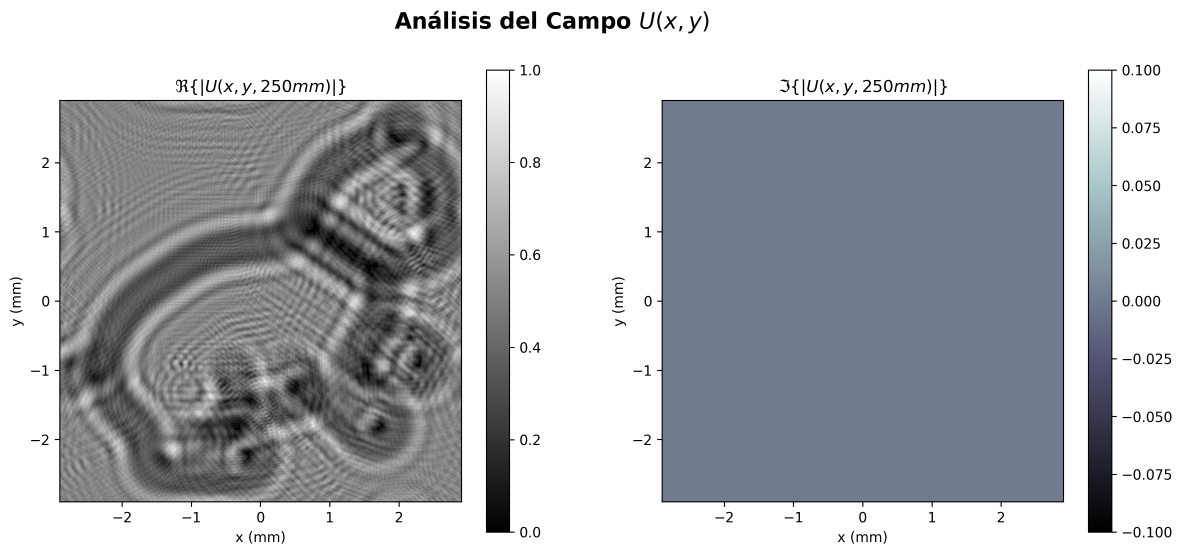
#> input picture Practicas/Practica_01/Punto 4/Resultados/Ejemplo campo conocido/Analisis U0.png, 3547 x 1665 px, given in place of 26.png, which was not available (shown at 1/3 size)
$ python 'Espectro Angular.py'
#> lines starting #> are read from the running program, lines starting #| are printed output that depends on the picture; pictures that were not available may be replaced by others from this repository, and a replacement may not be noted
import numpy as np
from PIL import Image
import matplotlib.pyplot as plt

# ===================================================================
#      Simulación Espectro Angular para un campo U de una imagen
# ===================================================================


# ===================================================================
#                       Cargar la imagen
# ===================================================================

imagen=Image.open(r"/home/laura/Documentos/GitHub/Instrumentos_Opticos/Practicas/Practica_01/Punto 04/Mediciones Laboratorio/26.png").convert('L')         # Se carga en escala de grises
data=(np.flipud(np.array(imagen)))                     # Se convierte en un numpy array y se voltea para que los ejes de pixel del método imshow y espaciales coincidan                                                                                                  # Se calcula o se define el umbral para la binarización
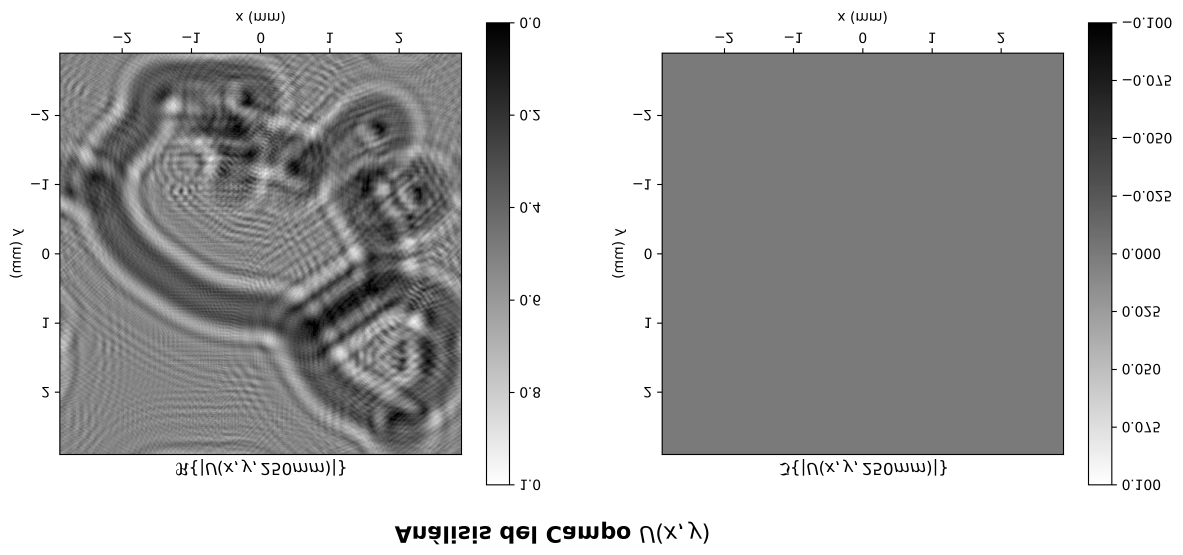
#> data: shape (1665, 3547) (shown at 1/3 size); min 0, max 255, mean 180.7
data_bin=data/np.max(data)                             # Se aplica el umbral de binarización

# ===================================================================
#                       Metodo Espectro Angular
# ===================================================================

z = -66                              # Distancia de propagación en mm
lam_nm = 633                         # Longitud de onda en nanómetros
lam_mm = lam_nm * 1e-6               # Conversión a milímetros
k = 2 * np.pi / lam_mm               # Número de onda en mm^-1


#-----Muestreo Horizontal-------

Nx = np.shape(data)[1]               # número de muestras por eje (es mejor utilizar un numero mayor de muestras para mejorar el muestreo)
#> Nx = 3547
Lx= 6.6                            # tamaño físico de la ventana (mm) restringido por la camara 6.66
dx = Lx / Nx                         # paso espacial Δ
#> dx = 0.00186
dfx = 1 / Lx                         # paso en frecuencia Δf

#-----Muestreo Vertical-------

Ny = np.shape(data)[0]               # número de muestras por eje (es mejor utilizar un numero mayor de muestras para mejorar el muestreo)
#> Ny = 1665
Ly = 5.32                           # tamaño físico de la ventana (mm) restringido por la camara 5.32
dy = Ly / Ny                         # paso espacial Δ
#> dy = 0.0032
dfy = 1 / Ly                         # paso en frecuencia Δf

# ---------- Coordenadas espaciales ----------

n = np.arange(Nx) - Nx//2            # Contadores
#> n = 3547 values from -1773 to 1773
m = np.arange(Ny) - Ny//2
#> m = 1665 values from -832 to 832
x = n * dx                           # x = Δx * n
#> x = 3547 values from -3.3 to 3.3
y = m * dx                           # y = Δy * m
#> y = 1665 values from -1.55 to 1.55
X, Y = np.meshgrid(x, y)

# ---------- Coordenadas de frecuencia ----------

p = np.arange(Nx) - Nx//2            #Contadores
q = np.arange(Ny) - Ny//2
P,Q=np.meshgrid(p,q)
fx = p * dfx                         # fx = Δfx * p
fy = q * dfy                         # fy = Δfy * q
FX, FY = np.meshgrid(fx, fy)

# ===================================================================
#              Definimos el metodo como una funcion
# ===================================================================

def Funcion_de_transferencia(A, d, lam_mm): #Definimos la función de transferencia
    k = (2*np.pi) / lam_mm
    w= 1 - ((lam_mm)**2) * ((P*dfx)**2 + (Q*dfy)**2)
    m=1j*d*k*np.sqrt(w.astype(np.complex128))  # Permitimos resultados complejos en la raíz
    return A * np.exp(m)

def Espectro_Angular(U0,z,lam_mm):

    # ===================================================================
    #                           A[p,q,0] por FFT
    # ===================================================================

    # Acá solo debemos aplicar la transformada de fourier a la funció U[n,m,0]
    # y multiplicarla por Δx*Δy, ya que segun la simplificacion y el analisis
    # matematicos y fisico llegamos a esa relacion de aplicar FFT, computacionalmente
    # usamos fft2 debido a que estamos trabajando en dos dimensiones
    A0 = np.fft.fft2(U0) * ((dx*dy)) #Cálculo del espectro de entrada
    A0_ = np.fft.fftshift(A0)  # Organizamos el espectro de frecuencias para
                                # que la multiplicación por la función de transferencia
                                # se haga de manera organizada

    # ===================================================================
    #           A[p,q,z] por Función de Transferencia
    # ===================================================================
    Az = Funcion_de_transferencia(A0_,z,lam_mm)  # Propagamos el espectro de entrada y
                                                 # Propagamos el espectro de entrada y
    Az_ = np.fft.fftshift(Az)                      # De-centramos el espectro de frecuencias
                                               # por que la IFFT recibe el espectro "desorganizado"
    # ===================================================================
    #                      U[n,m,z] por IFFT
    # ===================================================================
    # Aca para obtener la funcion del campo a la salida U[n,m,z] debemos pasar
    # del espacio de frecuencias al espacio dimensional por eso utilizamos
    # la transformada inversa de fourier de la funcion del espectro angular
    Uz = (np.fft.ifft2(Az_)) * ((dfx*dfy))

    # ===================================================================
    #                   Re-ordenar el campo U[n,m,z]
    # ===================================================================

    # Por la teoria vista de analisis de muestreo vimos que realmente no estamos calculando
    # el orden correcto de nuestro campo a la salida es decir que este, está en posiciones incorrectas
    # por ende debemos hacer algo para organizarlo, debemos shiftearlo para que ahora sí esté centrado.

    # Usamos fftshift para centrar el campo en el dominio espacial
    #Uz_shifted = np.fft.fftshift(Uz)

    return Uz


# ===================================================================
#                        Campo inicial U(x,y,0)
# ===================================================================

aperture = np.sqrt(data_bin)    #Le sacamos la raiz cuadrada a la imagen para obtener el campo
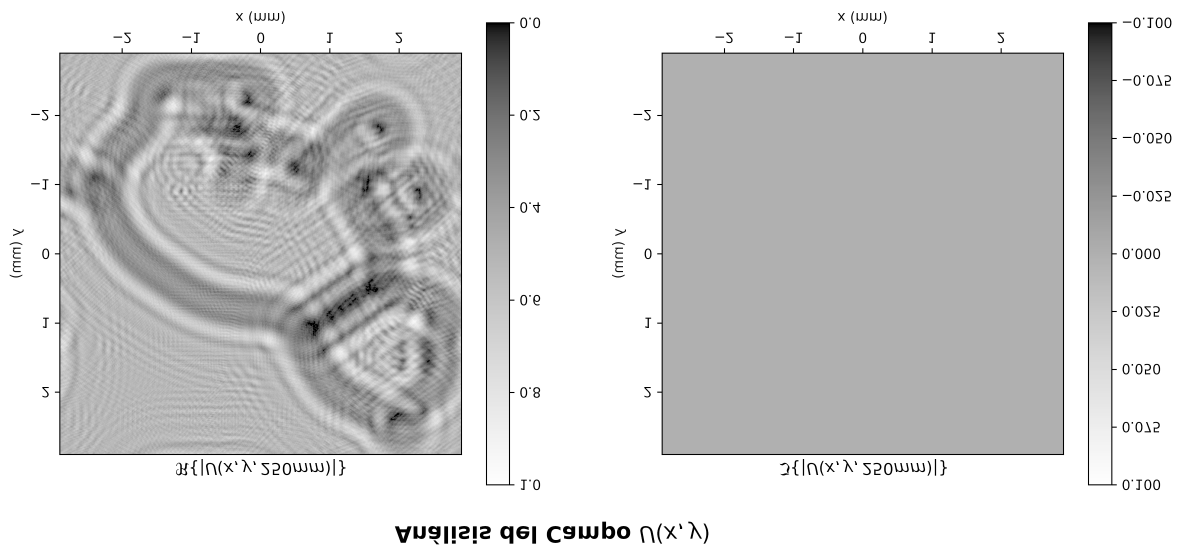
#> aperture: shape (1665, 3547) float64 (shown at 1/3 size); min 0, max 1, mean 0.818
                                # ya que lo que tenia inicialmente era la intensidad

U0 = aperture.astype(np.complex128)

# ===================================================================
#                        Analisis del Campo U0
# ===================================================================
"""
extent = [-Lx/2, Lx/2, -Ly/2, Ly/2] #Dominio espacial
fig, (ax1, ax2) = plt.subplots(1, 2, figsize=(12,6))

fig.suptitle("Análisis del Campo $U(x,y)$", fontsize=16, fontweight='bold')

# Campo de salida parte real (ax1)
ax1.set_title(r"$\Re\{|U(x,y,250mm)|\}$")
ax1.set_xlabel("x (mm)")
ax1.set_ylabel("y (mm)")
im1 = ax1.imshow(U0.real, cmap="grey", extent=extent, origin='lower')

# Campo de salida parte imaginaria (ax2)
im2 = ax2.imshow(U0.imag, cmap="bone", extent=extent, origin='lower')
ax2.set_title(r"$\Im\{|U(x,y,250mm)|\}$")
ax2.set_xlabel("x (mm)")
ax2.set_ylabel("y (mm)")
fig.subplots_adjust(left=0.09, right=1.01)
fig.colorbar(im1, ax=ax1) # Es buena práctica asociar el colorbar al eje
fig.colorbar(im2, ax=ax2)


# Asegúrate de que la ruta exista. Usa el objeto 'fig' que contiene ambos plots.
fig.savefig(r"/home/laura/Documentos/GitHub/Instrumentos_Opticos/Practicas/Practica_01/Punto 04/Resultados/Resultados/Analisis U0.png", dpi=300, bbox_inches='tight')

# Finalmente, muestra el gráfico en pantalla
plt.show()
"""
#Aqui es donde notamos que el campo no tiene parte imaginaria debido a que partimos de la intensidad entonces el proceso para
#obtener el campo a partir de la intensidad nos indica que hay una perdida de informacion en este caso de fase por ende
# intentamos agregarle una fase esferica para ver si obtenemos un campo con parte imaginaria y parte real

# ===================================================================
#                      Recuperar fase perdida
# ===================================================================

# Fase esférica
R = 1000  # Radio de curvatura de la onda esférica en mm.
         # R > 0 para onda divergente, R < 0 para onda convergente.

# Creación del término de fase esférica
fase_esferica = np.exp(1j * k / (2 * R) * (X**2 + Y**2))

# El campo inicial ahora es la apertura multiplicada por la fase esférica
U0_sphere = aperture.astype(np.complex128) * fase_esferica

Uz = Espectro_Angular(U0_sphere,z,lam_mm)  # Campo a la salida
Uz_no_sphere = Espectro_Angular(U0,z,lam_mm)    # Campo a la salida sin fase esférica


# ===================================================================
#                Graficas del campo con fase esférica
# ===================================================================

extent = [-Lx/2, Lx/2, -Ly/2, Ly/2] #Dominio espacial
fig1, axs1 = plt.subplots(1, 3, figsize=(18, 10))

fig1.suptitle("Análisis del Campo $Plane$ $Sphere$ $U_0(x,y)$", fontsize=16, fontweight='bold', y = 0.82)

# Campo de salida parte real (Posición: Fila 0, Columna 0)
axs1[0].set_title(r"$\Re\{U'(x,y,250mm)\}$")
axs1[0].set_xlabel("x (mm)")
axs1[0].set_ylabel("y (mm)")
im1 = axs1[0].imshow(Uz.real, cmap="grey", extent=extent, origin='lower')
fig1.colorbar(im1, ax=axs1[0], fraction=0.046, pad=0.04)

# Campo de salida parte imaginaria (Posición: Fila 0, Columna 1)
axs1[1].set_title(r"$\Im\{U'(x,y,250mm)\}$")
axs1[1].set_xlabel("x (mm)")
axs1[1].set_ylabel("y (mm)")
im2 = axs1[1].imshow(Uz.imag, cmap="bone", extent=extent, origin='lower')
fig1.colorbar(im2, ax=axs1[1], fraction=0.046, pad=0.04)

# Modulo cuadrado (Intensidad) (Posición: Fila 0, Columna 2)
intensidad = np.abs(Uz)**2
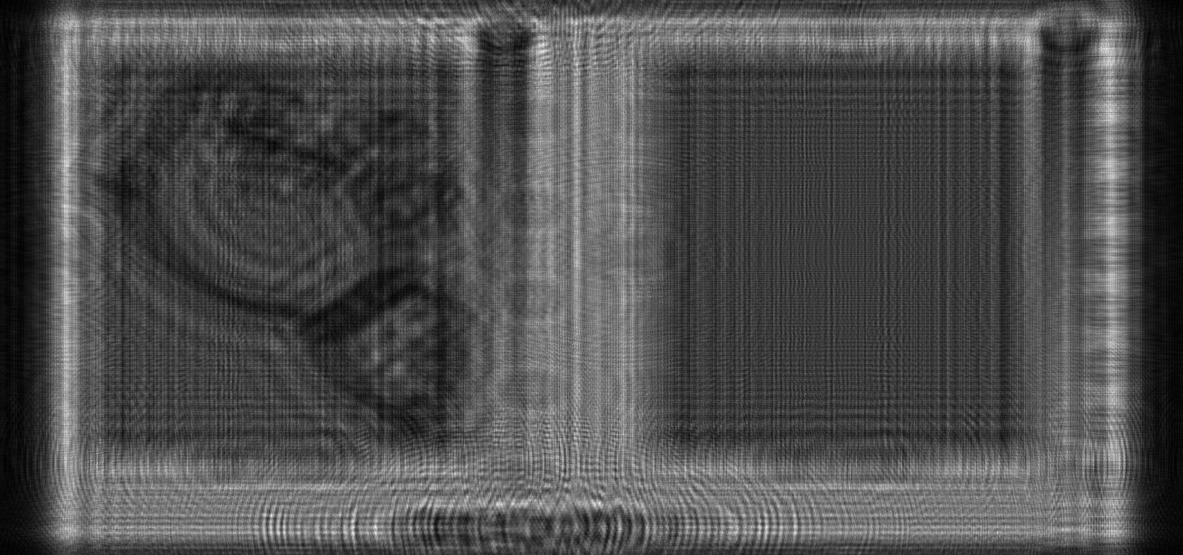
#> intensidad: shape (1665, 3547) float64 (shown at 1/3 size); min 5.28e-17, max 6.61e-14, mean 2.03e-14; drawn with min black and max white
axs1[2].set_title(r"$|U'(x,y,250mm)|^2$")
axs1[2].set_xlabel("x (mm)")
axs1[2].set_ylabel("y (mm)")
im3 = axs1[2].imshow(intensidad, cmap="hot", extent=extent, origin='lower')
fig1.colorbar(im3, ax=axs1[2], fraction=0.046, pad=0.04)

# ===================================================================
#               Graficas del campo sin fase esférica
# ===================================================================

extent = [-Lx/2, Lx/2, -Ly/2, Ly/2] #Dominio espacial
fig2, axs2 = plt.subplots(1, 3, figsize=(18, 10))

fig2.suptitle("Análisis del Campo $Plane$ $Wave$ $U_0(x,y)$", fontsize=16, fontweight='bold', y = 0.82)

# Campo de salida parte real (Posición: Fila 1, Columna 0)
fase = np.angle(Uz)
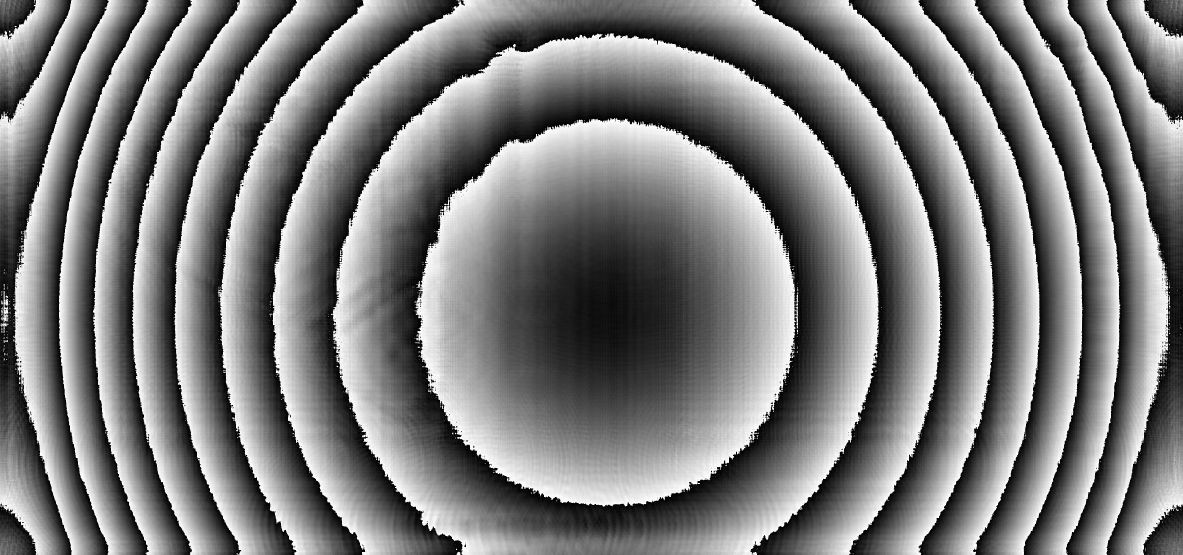
#> fase: shape (1665, 3547) float64 (shown at 1/3 size); min -3.14, max 3.14, mean -0.083; drawn with min black and max white
axs2[0].set_title(r"$\Re\{U'(x,y,250mm)\}$")
axs2[0].set_xlabel("x (mm)")
axs2[0].set_ylabel("y (mm)")
im4 = axs2[0].imshow(Uz_no_sphere.real, cmap="grey", extent=extent, origin='lower')
fig2.colorbar(im4, ax=axs2[0], fraction=0.046, pad=0.04)

# Campo de salida parte imaginaria (Posición: Fila 1, Columna 1)
axs2[1].set_title(r"$\Im\{U'(x,y,250mm)\}$")
axs2[1].set_xlabel("x (mm)")
im5 = axs2[1].imshow(Uz_no_sphere.imag, cmap="bone", extent=extent, origin='lower')
fig2.colorbar(im5, ax=axs2[1], fraction=0.046, pad=0.04)

# Modulo cuadrado (Intensidad) (Posición: Fila 1, Columna 2)
intensidad_ = np.abs(Uz_no_sphere)**2
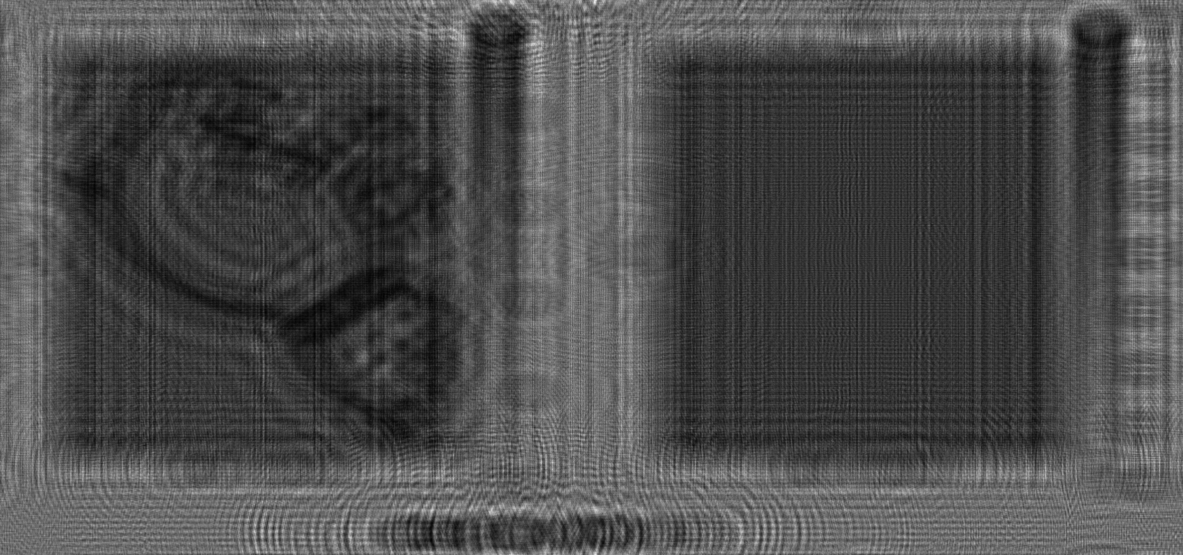
#> intensidad_: shape (1665, 3547) float64 (shown at 1/3 size); min 4.27e-16, max 6.63e-14, mean 2.03e-14; drawn with min black and max white
axs2[2].set_title(r"$|U'(x,y,250mm)|^2$")
axs2[2].set_xlabel("x (mm)")
im6 = axs2[2].imshow(intensidad_, cmap="hot", extent=extent, origin='lower')
fig2.colorbar(im6, ax=axs2[2], fraction=0.046, pad=0.04)

# Ajusta el espaciado para que no se solapen
fig1.tight_layout(rect=[0, 0, 1, 0.96]) # Ajustar rect para el suptitle
fig2.tight_layout(rect=[0, 0, 1, 0.96]) # Ajustar rect para el suptitle

# Guardar la figura completa en un archivo
fig1.savefig("/home/laura/Documentos/GitHub/Instrumentos_Opticos/Practicas/Practica_01/Punto 04/Resultados/Resultados/Campo PW.png", dpi=300, bbox_inches='tight')
fig2.savefig("/home/laura/Documentos/GitHub/Instrumentos_Opticos/Practicas/Practica_01/Punto 04/Resultados/Resultados/Campo SW.png", dpi=300, bbox_inches='tight')
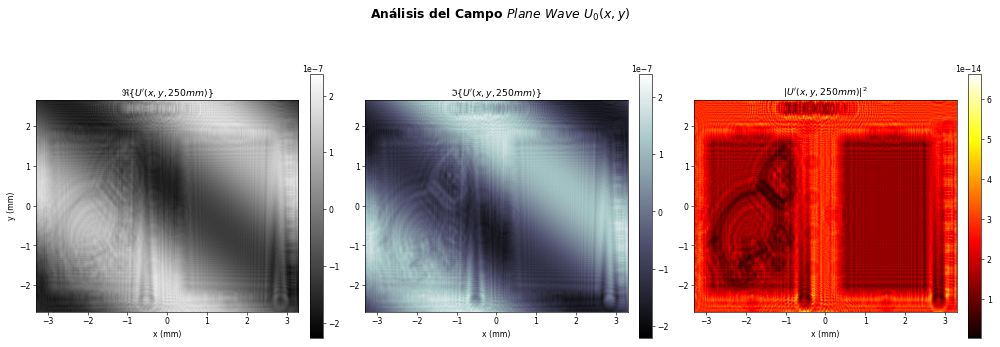
#> figure drawn by matplotlib, 6 panels

plt.show()

# Aqui notamos que no es solo multiplicar por una fase esferica, sino que debemos conocer mas terminos
# de la fase para poder recuperar la parte imaginaria del campo, por ende
# continuaremos con el campo U0 sin fase esferica para ver que resultados obtenemos

# ===================================================================
#               Visualizar el resultado
# ===================================================================

Uz_no_sphere = Espectro_Angular(U0,z,lam_mm)    # Campo a la salida sin fase esférica
I = np.abs(Uz_no_sphere)**2                     # Intensidad a la salida
I_norm = I / np.max(I)                          # Intensidad normalizada

extent = [-Lx/2, Lx/2, -Ly/2, Ly/2]
fig, (ax1, ax2) = plt.subplots(1, 2, figsize=(12, 6))

fig.suptitle("Resultado Contrapropagación de $U(x,y)$", fontsize=16, fontweight='bold')

# Campo de entrada
ax1.set_title(f"|$U(x,y,0)|^2$")
ax1.set_xlabel("x (mm)")
ax1.set_ylabel("y (mm)")
im1 = ax1.imshow(np.abs(U0)**2, cmap="grey", extent=extent, origin='lower')
fig.colorbar(im1, ax=ax1, label="Intensidad") # Barra de color para el primer plot

# Espectro angular
ax2.set_title(f"|$U(x,y,z)|^2$ z = {z} mm")
ax2.set_xlabel("x (mm)")
ax2.set_ylabel("y (mm)")
im2 = ax2.imshow(I_norm, cmap="grey", extent=extent, origin='lower', vmin=0, vmax=1)
fig.colorbar(im2, ax=ax2, label="Intensidad Normalizada") # Barra de color para el segundo plot
fig.tight_layout(pad=1.5)

# Guardar la figura completa en un archivo
fig.savefig("/home/laura/Documentos/GitHub/Instrumentos_Opticos/Practicas/Practica_01/Punto 04/Resultados/Resultados/Campo Final (Z=66).png", dpi=300, bbox_inches='tight')
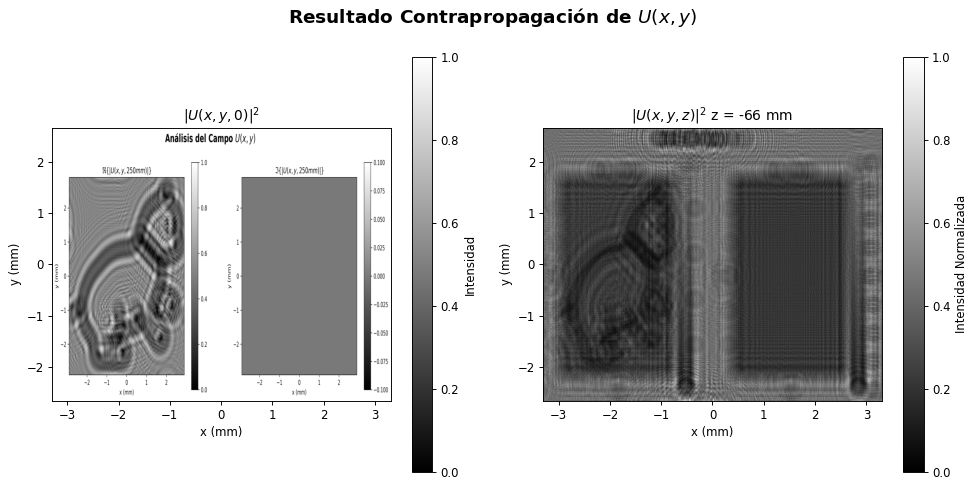
#> figure drawn by matplotlib, 4 panels

plt.show()
